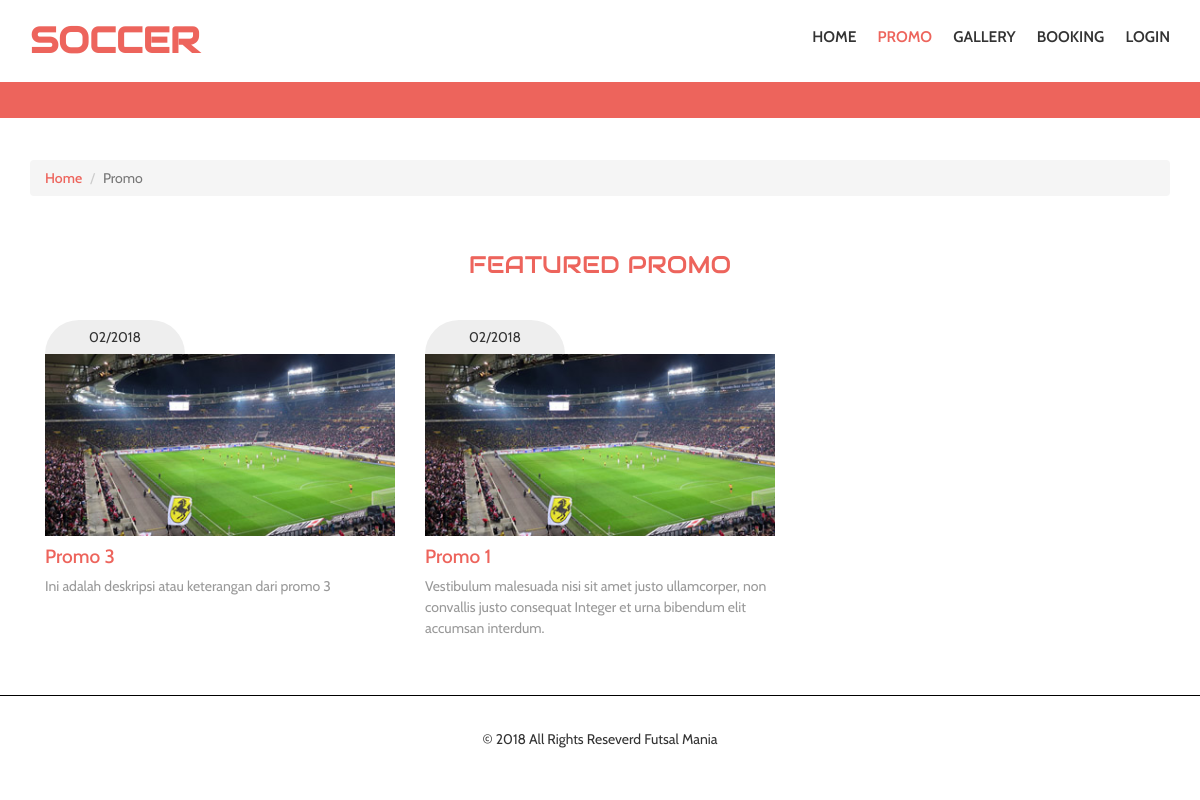
The app's page /?menu=promo with its own data.
### tables this page shows
CREATE TABLE `t_promo` (
  `id_promo` int(11) NOT NULL AUTO_INCREMENT,
  `id_arena` int(11) NOT NULL,
  `judul` varchar(100) NOT NULL,
  `deskripsi` text NOT NULL,
  `tanggal_created` datetime NOT NULL,
  `periode_awal` date NOT NULL,
  `periode_akhir` date NOT NULL,
  `diskon` int(11) NOT NULL DEFAULT '0',
  `status` int(11) NOT NULL DEFAULT '0',
  PRIMARY KEY (`id_promo`)
);

### class/connection.php (called while the page is built, shortened)
<?php
class connection{
	private $host="localhost";
	private $user="root";
	private $pass="";
	private $database="futsal";
      private $con;
      public function __construct(){
		$this->con= new mysqli($this->host, $this->user, $this->pass, $this->database);
	}
	public function getRows($query){
		$data = array();
		$result=$this->con->query($query);
		if($result){
			while($rows = $result->fetch_assoc()){
				$data[] = $rows;
			}
		}
		return $data;
	}
}
?>

### pages/promo.php (the view, shortened to what this page needs)
<div class="container">
		 <ol class="breadcrumb">
		  <li><a href="index.php">Home</a></li>
		  <li class="active">Promo</li>
		 </ol>
</div>
<div class="featured-news">
	 <div class="container">
		 <div class="ftrd-head text-center">
			 <h3>FEATURED PROMO</h3>
		 </div>
		 <div class="event-grids">
				  <?php for($i=0;$i<count($promo);$i++){ ?>
			 <div class="col-md-4 event-grid-sec">
				 <div class="event-time text-center">
					 <p><?= $promo[$i]['tgl1'] ?></p>
				 </div>
				 <div class="event-grid_pic">
					 <img src="images/e1.jpg" alt=""/>
					 <h3><a href="?menu=promo&action=detail&id=<?= $promo[$i]['id_promo'] ?>"><?= $promo[$i]['judul'] ?></a></h3>
					 <p><?= $promo[$i]['deskripsi'] ?></p>
				 </div>
			 </div>
			  <?php
			  } ?>
		 </div>
	 </div>
</div>

### css/style.css (style rules this page uses)
body { margin:0; font-family: 'Cabin', sans-serif; }
body a { transition: 0.5s all ease; -webkit-transition: 0.5s all ease; -moz-transition: 0.5s all ease; -o-transition: 0.5s all ease; -ms-transition: 0.5s all ease; }
h1,h2,h3,h4,h5,h6 { margin:0; }
p { margin:0; }
ol.breadcrumb { margin-top:3em; margin-bottom:0; }
ol.breadcrumb li a { color:#ed645c; font-weight:500; }
.event-grids { margin:3em 0; }
.ftrd-head { margin-top:4em; }
.ftrd-head h3 { color: #ed645c; margin-bottom:7px; font-family: 'Audiowide', cursive; }
.event-grid_pic h3 a { color:#ed645c; margin:0.5em 0; font-size:0.8em; display:block; }
.event-grid_pic img { width:100%; }
.event-grid_pic p { line-height: 1.5em; color: #999; margin-bottom:1em; }
.event-grid_pic a { color:#333; }
.event-time { background:#eee; padding:0.5em; display:inline-block; width:40%; border-top-left-radius: 50px; border-top-right-radius: 50px; }

### records on screen
t_promo: tgl1 "02/2018", judul "Promo 3", deskripsi "Ini adalah deskripsi atau keterangan dari promo 3"
t_promo: tgl1 "02/2018", judul "Promo 1", deskripsi "Vestibulum malesuada nisi sit amet justo ullamcorper, non convallis justo consequat Integer et urna bibendum elit accumsan interdum."
